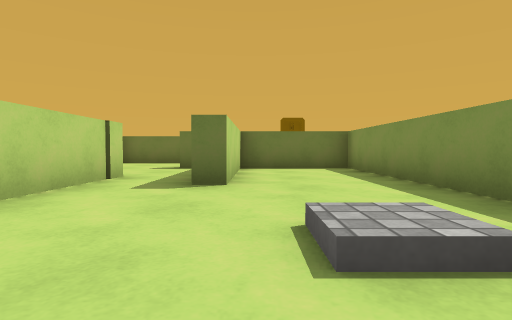
view 1 (above)

22 first-person views from a walk through a Unity game level. The camera is 0.51 m above the floor, tilts 2° down and sees 80° across. The floor is counted in squares, 1 m on a side. Each view is taken from the middle of a square. On the plan, view 1 faces up. The plan holds only what a view shows up to about 9 squares ahead; the rest is blank. The place goes on beyond the plan. The player character is not drawn. Some surface patterns are stand-ins.

view 2
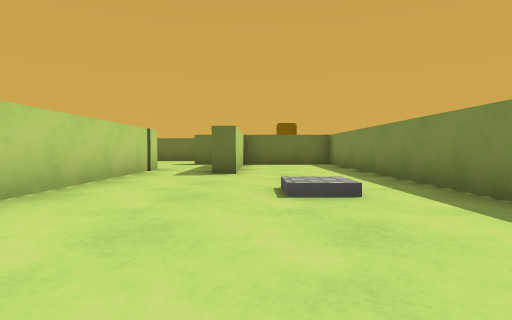

view 3
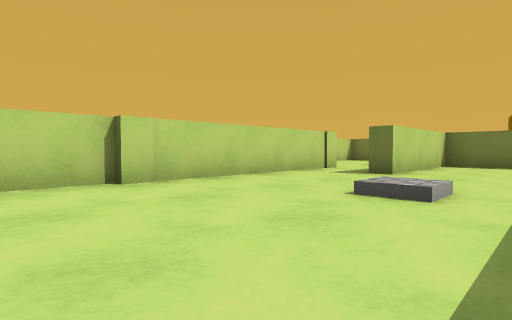

view 4
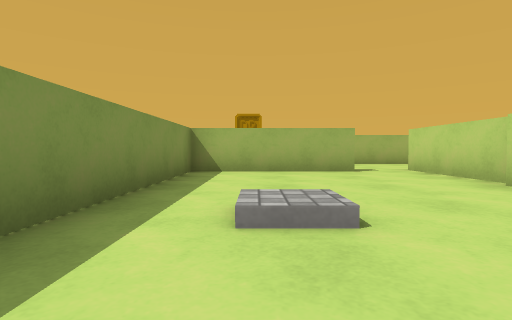

view 5
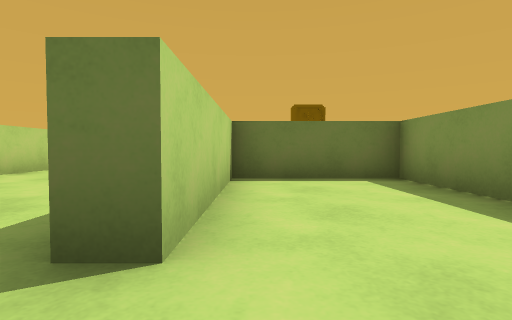

view 6
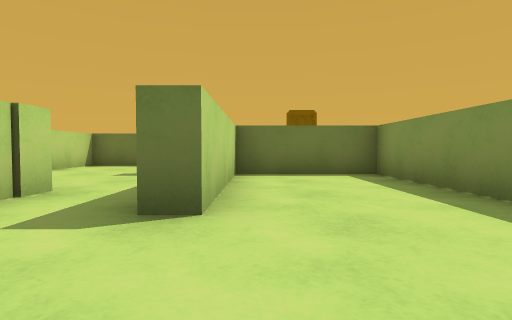

view 7
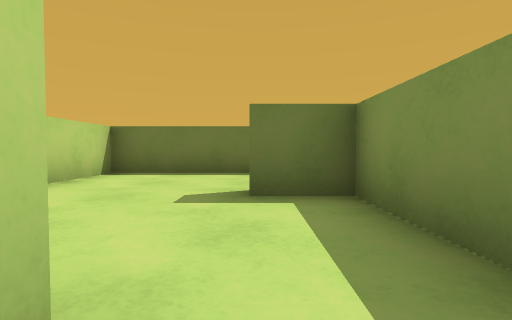

view 8
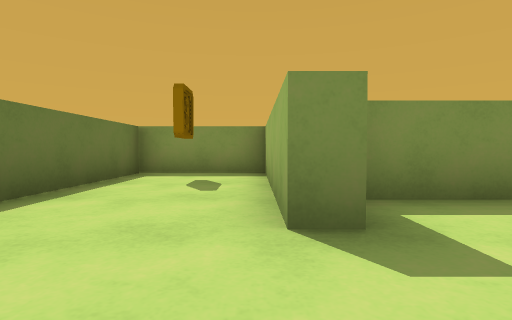

view 9
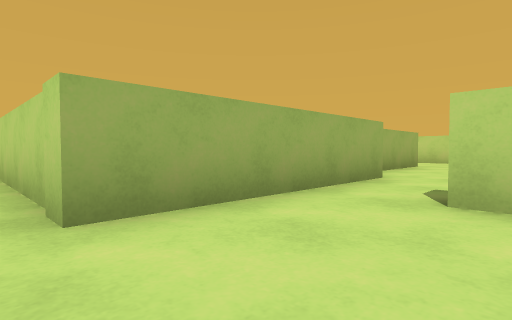

view 10
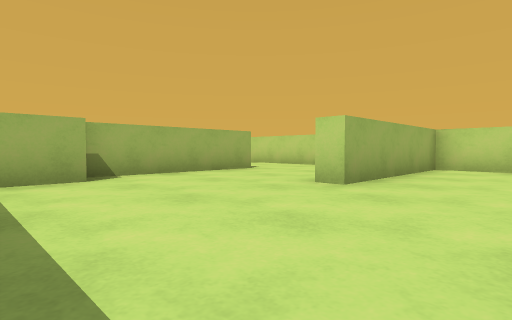

view 11
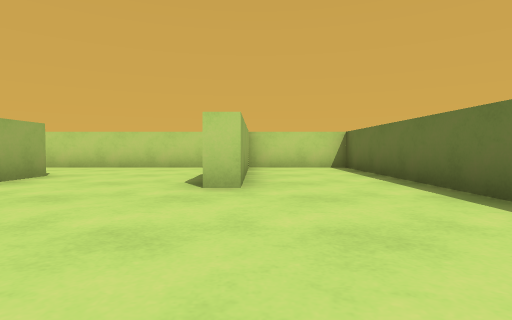

view 12
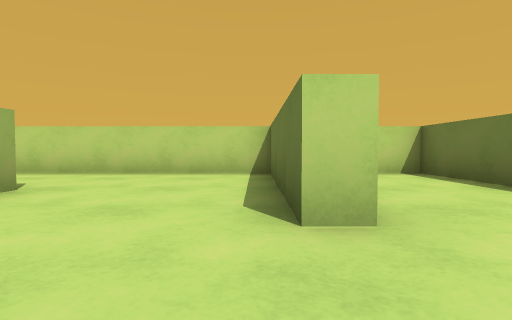

view 13
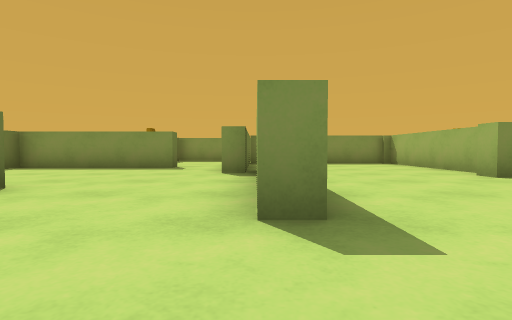

view 14
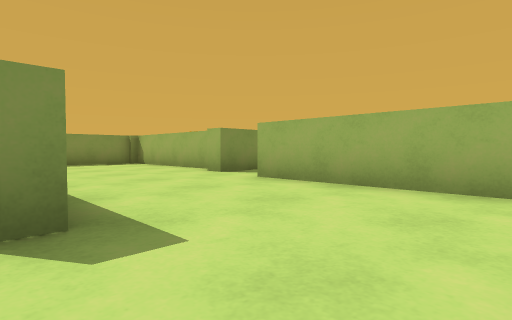

view 15
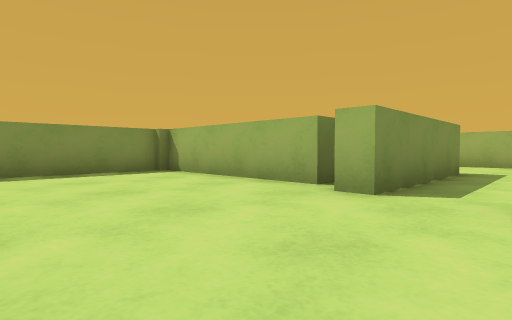

view 16
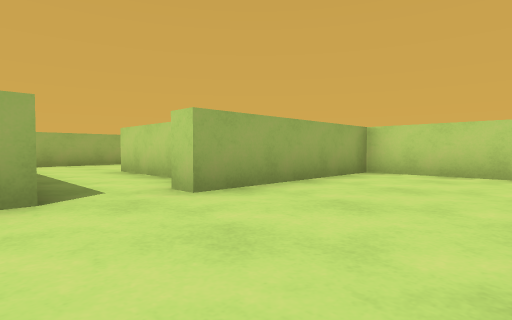

view 17
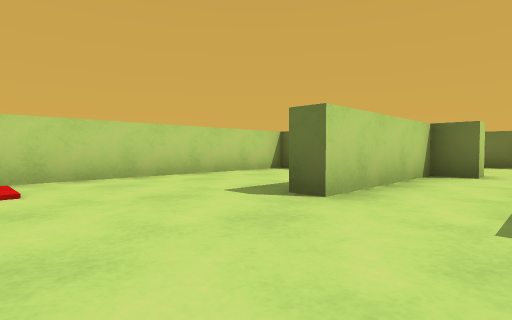

view 18
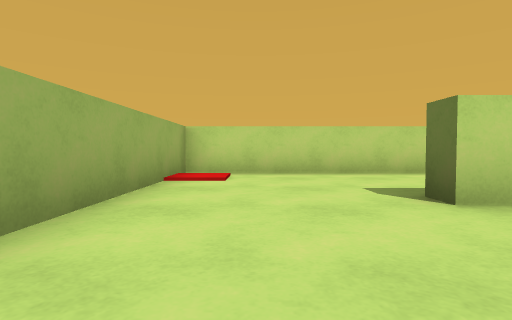

view 19
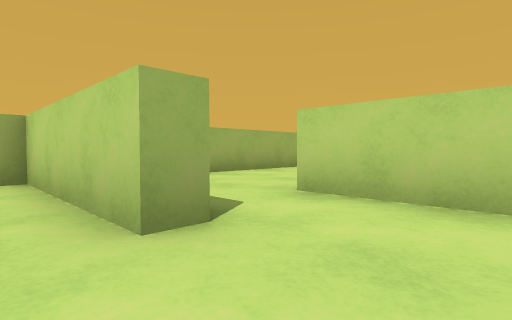

view 20
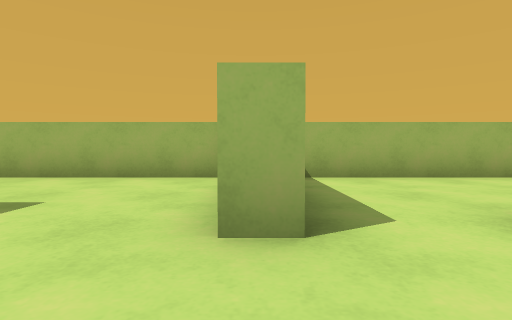

view 21
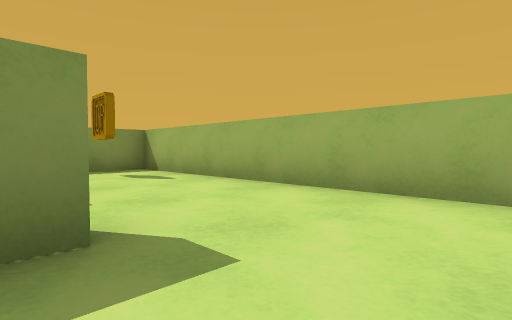

view 22
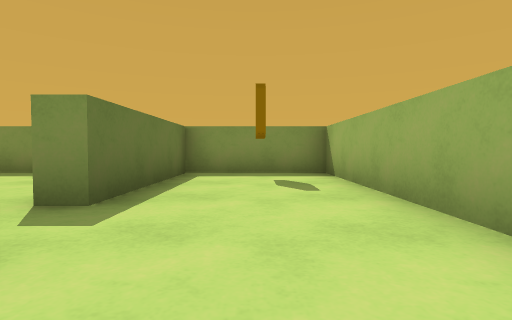

### Floor plan
Ten units are one square. View 1 is at (0, 0); x grows to the right and y downward. Boxes are objects, and circles mark ways between rooms. Rooms are numbered by the first view taken in them; rooms with no view inside come last. Other rooms are left out.
<svg viewBox="-150 -120 180 190">
<path fill="none" stroke="#000" d="M-28 2 -28 26M-26 -45 -26 4M-13 30 25 30 25 -83 -4 -83 -4 -44 -10 -44M-9 -62 -9 -83 -21 -83 -21 -88 21 -88M-46 -57 -26 -57 -26 -45M25 -88 25 -115 -51 -115 -51 -73M-99 -44 -105 -44M-118 -44 -118 -50 -75 -50 -75 -57 -46 -57M-50 -52 -69 -52M-51 -73 -56 -73 -56 -115 -61 -115M-85 -7 -80 -7M-89 -115 -145 -115 -145 -88 -100 -88 -100 -83 -145 -83 -145 -10 -100 -10 -100 -5M-75 -2 -31 -2 -31 -35M-85 34 -85 -7M-80 24 -80 34M-100 -5 -108 -5 -108 32 -114 32M-75 2 -75 -2M-145 -5 -145 65 -69 65M-33 36 -33 31M-80 12 -80 24M-64 27 -58 27M-28 26 -28 35M-58 27 -58 65 25 65 25 35 -13 35 -13 30"/>
<rect x="5" y="-25" width="10" height="10" fill="#bbb"><title>cube</title></rect>
<rect x="5" y="-105" width="10" height="10" fill="#bbb"><title>coin</title></rect>
<rect x="-145" y="55" width="20" height="10" fill="#bbb"><title>red cube</title></rect>
<rect x="5" y="45" width="10" height="10" fill="#bbb"><title>coin</title></rect>
<circle cx="-20" cy="-50" r="3" fill="#2a7"/>
<circle cx="-20" cy="30" r="3" fill="#2a7"/>
<circle cx="-50" cy="-65" r="3" fill="#2a7"/>
<circle cx="-90" cy="0" r="3" fill="#2a7"/>
<circle cx="-70" cy="30" r="3" fill="#2a7"/>
<circle cx="-60" cy="15" r="3" fill="#2a7"/>
<circle cx="-45" cy="30" r="3" fill="#2a7"/>
<text x="0" y="-20">1</text>
<text x="-20" y="-80">2</text>
<text x="-90" y="-60">3</text>
<text x="-110" y="40">4</text>
<text x="-50" y="20">5</text>
<text x="-70" y="10">6</text>
<text x="-20" y="50">7</text>
</svg>
Room 1 opens to room 2. Room 1 opens to room 7. Room 2 opens to room 3. Room 3 opens to room 4. Room 4 opens to room 6. Room 5 opens to room 6. Room 5 opens to room 7.

Where each view was taken, in squares from view 1:
view 1: 0 up, 0 right, facing up
view 2: 2 down, 0 right, facing up
view 3: 2 down, 2 right, facing up-left
view 4: 4 up, 1 right, facing down
view 5: 3 up, 0 right, facing up
view 6: 2 up, 0 right, facing up
view 7: 5 up, 2 left, facing up
view 8: 9 up, 4 left, facing right
view 9: 8 up, 2 left, facing down-left
view 10: 11 up, 6 left, facing down-left
view 11: 9 up, 6 left, facing left
view 12: 8 up, 8 left, facing left
view 13: 5 up, 14 left, facing right
view 14: 5 up, 14 left, facing down-right
view 15: 4 up, 10 left, facing down-right
view 16: 4 up, 8 left, facing down-left
view 17: 6 down, 9 left, facing up-left
view 18: 5 down, 8 left, facing left
view 19: 1 down, 5 left, facing down-left
view 20: 1 down, 6 left, facing down
view 21: 3 down, 5 left, facing down-right
view 22: 5 down, 4 left, facing right
